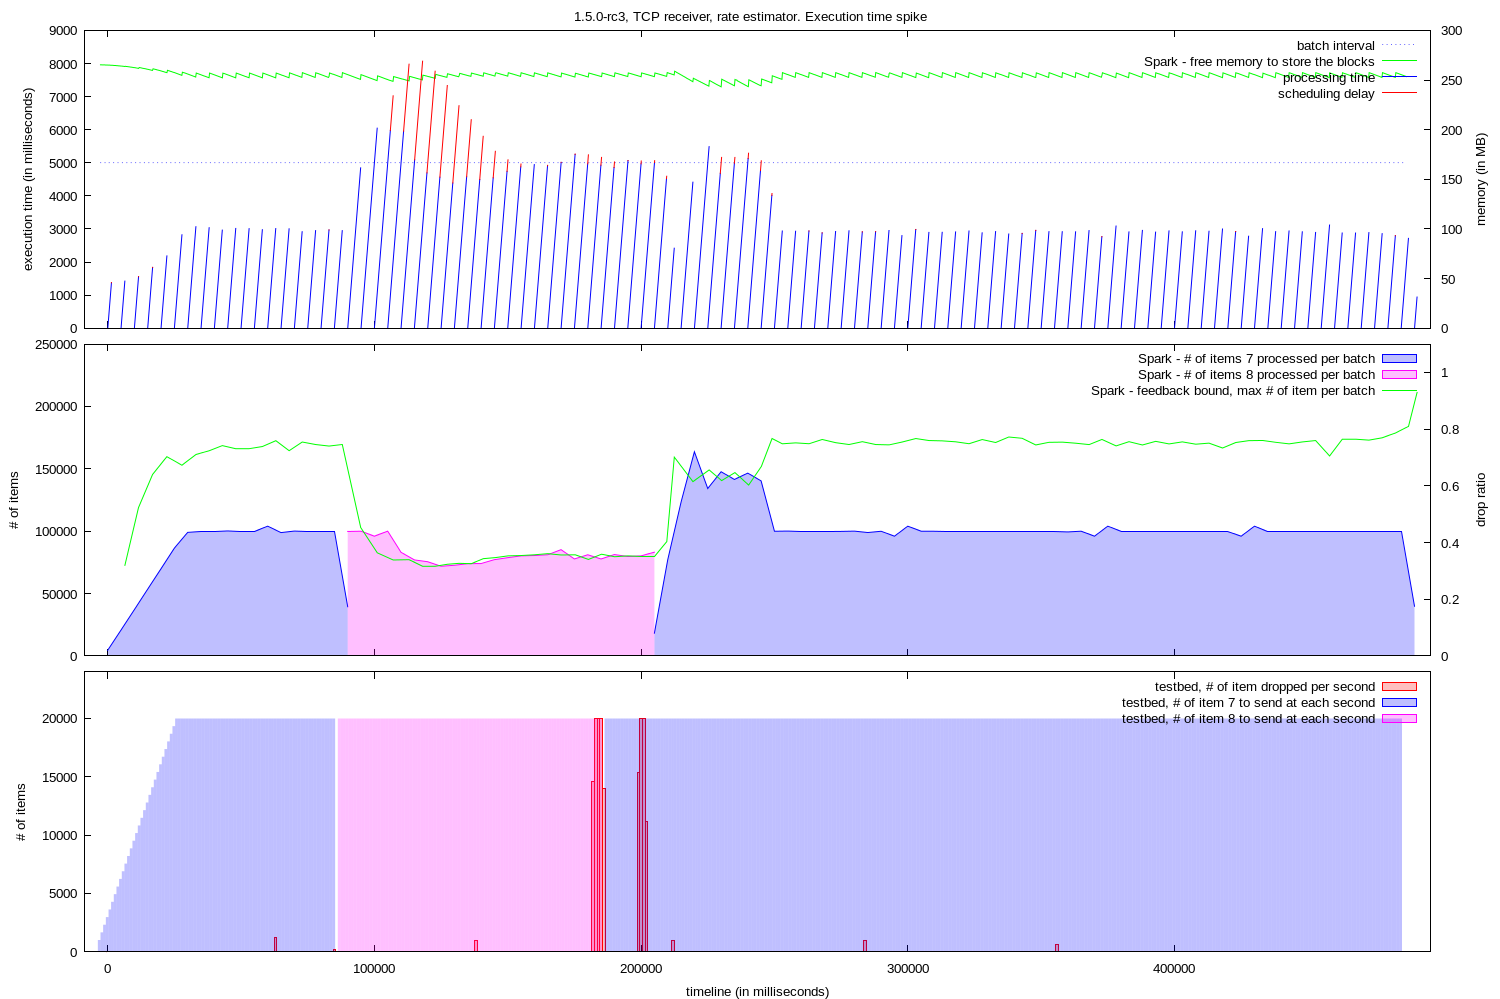

The gnuplot source for this figure:

set y2range [0:]
set y2tics
set yrange [0:]
set lmargin 12
set rmargin 10
set datafile missing "?"
set style fill transparent solid 0.25

set style arrow 1 nohead ls 1
set style arrow 2 nohead ls 1 lc 3
set ytics nomirror

set terminal pngcairo dashed enhanced font "arial,10" fontscale 1.0 size 1500,999

set output "graph.png"

set multiplot layout 3, 1 title "1.5.0-rc3, TCP receiver, rate estimator. Execution time spike"

set xrange [ -8685 : 495972 ]
set xtics format " "
set bmargin 1
set ylabel "execution time (in milliseconds)"
set y2label "memory (in MB)"

plot "memory.log" using 1:(5000) with line lt 0 lc 3 title "batch interval", \
  "memory.log" using 1:($2/1024) axes x1y2 with lines title "Spark - free memory to store the blocks" lt 1 lc 2, \
  "pid.log" using ($1-$3-$4):(0):3:3 with vector title "processing time" arrowstyle 2, \
  "pid.log" using ($1-$4):3:4:4 with vector title "scheduling delay" arrowstyle 1


set tmargin 0
set ylabel "# of items"
set y2label "drop ratio"
set y2range [ 0 : 1.1 ]


plot "execution_0.log" using 2:($3) with filledcurve x1 title "Spark - # of items 7 processed per batch" lt 1 lc 3, \
"execution_0.log" using 2:($4) with filledcurve x1 title "Spark - # of items 8 processed per batch" lt 1 lc 4, \
  "feedback_0.log" using 1:($2 * 5) with lines title "Spark - feedback bound, max # of item per batch" lt 1 lc 2


set xlabel "timeline (in milliseconds)"


set xtics format "%.0f"
set bmargin 3
set ylabel "# of items"
unset y2label
unset y2tics
unset y2range


set yrange [ 0 : 24000 ]

set boxwidth 1000

plot "droppedValuesPerSecond_0.log" using 1:2 with boxes title "testbed, # of item dropped per second" lt 1 lc 1, \
"tick.log" using 1:($2) with fillsteps title "testbed, # of item 7 to send at each second" lt 1 lc 3, \
"tick.log" using 1:($3) with fillsteps title "testbed, # of item 8 to send at each second" lt 1 lc 4
unset multiplot
